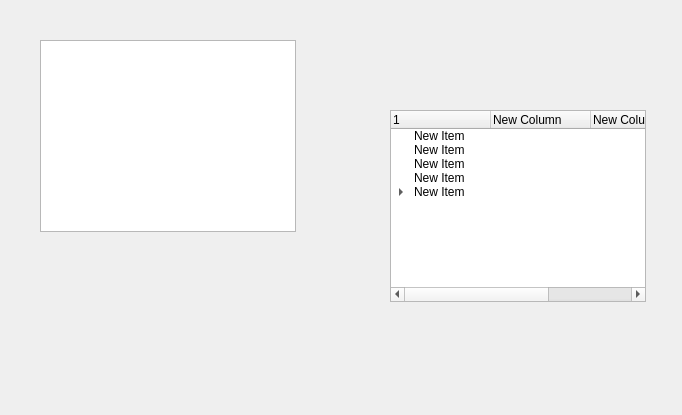
<?xml version="1.0" encoding="UTF-8"?>
<ui version="4.0">
 <class>Form</class>
 <widget class="QWidget" name="Form">
  <property name="geometry">
   <rect>
    <x>0</x>
    <y>0</y>
    <width>682</width>
    <height>415</height>
   </rect>
  </property>
  <property name="windowTitle">
   <string>Form</string>
  </property>
  <widget class="QTreeView" name="treeView">
   <property name="geometry">
    <rect>
     <x>40</x>
     <y>40</y>
     <width>256</width>
     <height>192</height>
    </rect>
   </property>
  </widget>
  <widget class="QTreeWidget" name="treeWidget">
   <property name="geometry">
    <rect>
     <x>390</x>
     <y>110</y>
     <width>256</width>
     <height>192</height>
    </rect>
   </property>
   <column>
    <property name="text">
     <string>1</string>
    </property>
   </column>
   <column>
    <property name="text">
     <string>New Column</string>
    </property>
   </column>
   <column>
    <property name="text">
     <string>New Column</string>
    </property>
   </column>
   <column>
    <property name="text">
     <string>New Column</string>
    </property>
   </column>
   <item>
    <property name="text">
     <string>New Item</string>
    </property>
   </item>
   <item>
    <property name="text">
     <string>New Item</string>
    </property>
   </item>
   <item>
    <property name="text">
     <string>New Item</string>
    </property>
   </item>
   <item>
    <property name="text">
     <string>New Item</string>
    </property>
   </item>
   <item>
    <property name="text">
     <string>New Item</string>
    </property>
    <item>
     <property name="text">
      <string>asdfasdf</string>
     </property>
     <item>
      <property name="text">
       <string>asdfasdf</string>
      </property>
     </item>
    </item>
   </item>
  </widget>
 </widget>
 <resources/>
 <connections/>
</ui>
